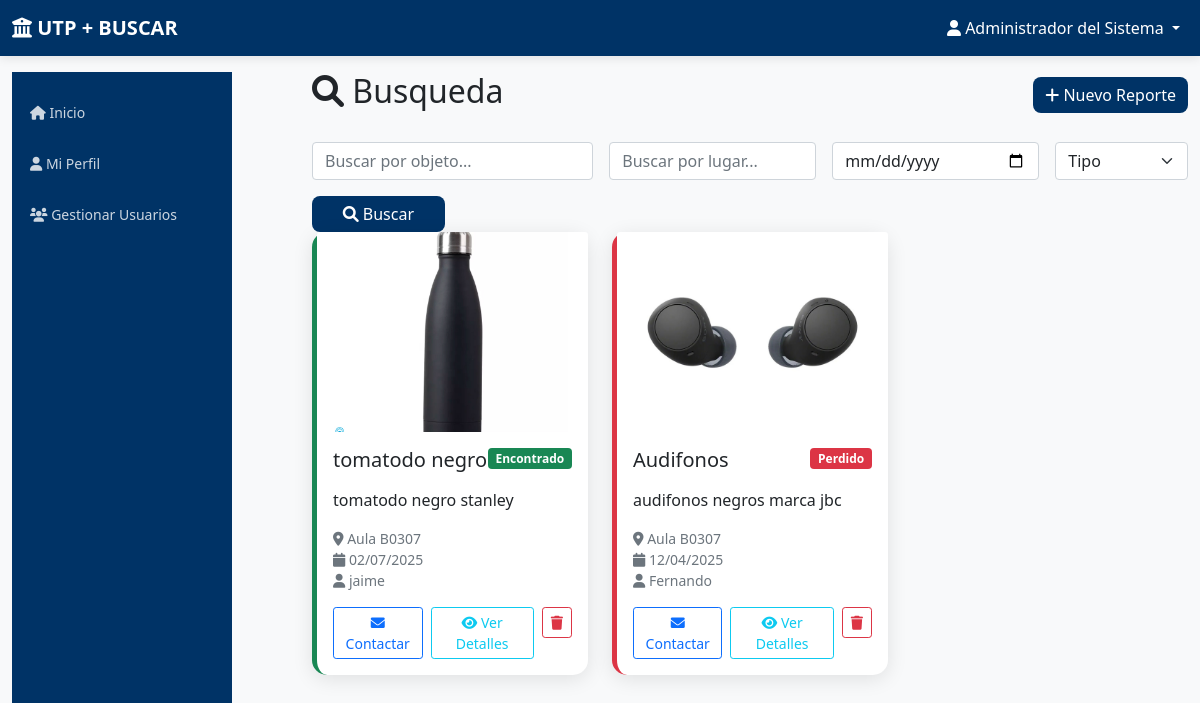
The page /dashboard (signed in) on the database its author committed.
### app.py (models this page shows)
class Report(db.Model):
    id = db.Column(db.Integer, primary_key=True)
    type = db.Column(db.String(20), nullable=False)  # 'lost' or 'found'
    object_name = db.Column(db.String(100), nullable=False)
    description = db.Column(db.Text, nullable=False)
    location = db.Column(db.String(100), nullable=False)
    date_occurred = db.Column(db.Date, nullable=False)
    reporter_name = db.Column(db.String(100), nullable=False)
    contact_info = db.Column(db.String(150), nullable=False)
    image_filename = db.Column(db.String(100))
    status = db.Column(db.String(20), default='active')  # 'active', 'resolved', 'deleted'
    user_id = db.Column(db.Integer, db.ForeignKey('user.id'), nullable=False)
    created_at = db.Column(db.DateTime, default=datetime.utcnow)

### app.py (the view)
@app.route('/dashboard', methods=['GET', 'POST'])
def dashboard():
    if 'user_id' not in session:
        return redirect(url_for('login'))
    if request.method == 'POST':
        pass  # o algún return redirect(url_for(...))
    search_object = request.args.get('object', '')
    search_location = request.args.get('location', '')
    search_date = request.args.get('date', '')
    search_type = request.args.get('type', '')
    search_status = request.args.get('status', '')  # NUEVO: filtro de status
    query = Report.query
    if search_object:
        query = query.filter(Report.object_name.contains(search_object))
    if search_location:
        query = query.filter(Report.location.contains(search_location))
    if search_date:
        query = query.filter(Report.date_occurred == search_date)
    if search_type:
        query = query.filter(Report.type == search_type)
    if search_status:  # Solo filtrar por status si se especifica
        query = query.filter(Report.status == search_status)
    reports = query.order_by(Report.created_at.desc()).all()
    return render_template('dashboard.html', reports=reports)

### templates/dashboard.html (shortened to what this page needs)
{% extends "base.html" %}
{% block content %}
<div class="row">
    <div class="col-md-3">
        <div class="sidebar">
            <div class="nav flex-column">
                <a class="nav-link" href="{{ url_for('dashboard') }}">
                    <i class="fas fa-home"></i> Inicio
                </a>
                <a class="nav-link" href="{{ url_for('profile') }}">
                    <i class="fas fa-user"></i> Mi Perfil
                </a>
                {% if session.role == 'admin' %}
                <a class="nav-link" href="{{ url_for('admin_users') }}">
                    <i class="fas fa-users"></i> Gestionar Usuarios
                </a>
                {% endif %}
            </div>
        </div>
    </div>
    <div class="col-md-9">
        <div class="d-flex justify-content-between align-items-center mb-4">
            <h2><i class="fas fa-search"></i> Busqueda </h2>
            <button type="button" class="btn btn-primary" data-bs-toggle="modal" data-bs-target="#newReportModal">
                <i class="fas fa-plus"></i> Nuevo Reporte
            </button>
        </div>
        <div class="search-bar">
            <form method="GET" class="row g-3">
                <div class="col-md-4">
                    <input type="text" class="form-control" name="object" placeholder="Buscar por objeto..." value="{{ request.args.get('object', '') }}">
                </div>
                <div class="col-md-3">
                    <input type="text" class="form-control" name="location" placeholder="Buscar por lugar..." value="{{ request.args.get('location', '') }}">
                </div>
                <div class="col-md-3">
                    <input type="date" class="form-control" name="date" value="{{ request.args.get('date', '') }}">
                </div>
                <div class="col-md-2">
                    <select class="form-select" name="type">
                        <option value="">Tipo</option>
                    </select>
                </div>
                <div class="col-md-2">
                    <button class="btn btn-primary w-100" type="submit">
                        <i class="fas fa-search"></i> Buscar
                    </button>
                </div>
            </form>
        </div>
        <div class="row">
            {% for report in reports %}
<div class="col-md-6 col-lg-4 mb-4">
    <div class="card report-card
        {% if report.status == 'claimed' %}
            border-start border-5 border-success
        {% elif report.status == 'waiting' or report.type == 'found' %}
            border-start border-5 border-warning
        {% else %}
            border-start border-5 border-danger
        {% endif %}
    ">
        {% if report.image_filename %}
            <img src="{{ url_for('static', filename='uploads/' + report.image_filename) }}" class="card-img-top" style="height: 200px; object-fit: cover;">
        {% endif %}
        <div class="card-body">
            <div class="d-flex justify-content-between align-items-start mb-2">
                <h5 class="card-title">{{ report.object_name }}</h5>
<span class="badge
    {% if report.status == 'claimed' %}
        bg-success
    {% elif report.status == 'waiting' or report.type == 'found' %}
        bg-warning
    {% else %}
        bg-danger
    {% endif %}
">
    {% if report.status == 'claimed' %}
        Encontrado
    {% elif report.status == 'waiting' or report.type == 'found' %}
        Encontrado (En Espera)
    {% else %}
        Perdido
    {% endif %}
</span>
            </div>
            <p class="card-text">{{ report.description[:100] }}{% if report.description|length > 100 %}...{% endif %}</p>
            <div class="text-muted small mb-3">
                <i class="fas fa-map-marker-alt"></i> {{ report.location }}<br>
                <i class="fas fa-calendar"></i> {{ report.date_occurred.strftime('%d/%m/%Y') }}<br>
                <i class="fas fa-user"></i> {{ report.reporter_name }}
            </div>
            <div class="d-flex gap-2">
                {% if report.user_id != session['user_id'] %}
                    <a href="mailto:{{ report.contact_info }}" class="btn btn-sm btn-outline-primary">
                        <i class="fas fa-envelope"></i> Contactar
                    </a>
                {% endif %}
                <button class="btn btn-sm btn-outline-info"
                        data-bs-toggle="modal"
                        data-bs-target="#reportDetailModal"
                        onclick="showReportDetail(
                            '{{ report.object_name|escape }}',
                            '{{ report.description|escape }}',
                            '{{ report.location|escape }}',
                            '{{ report.date_occurred.strftime('%d/%m/%Y') }}',
                            '{{ report.reporter_name|escape }}',
                            '{{ report.contact_info|escape }}',
                            '{{ url_for('static', filename='uploads/' + report.image_filename) if report.image_filename else '' }}'
                        )">
                    <i class="fas fa-eye"></i> Ver Detalles
                </button>
{% if session.role == 'admin' %}
    <form method="POST" action="{{ url_for('delete_report', report_id=report.id) }}" style="display: inline;" onsubmit="return confirm('¿Estás seguro de que quieres eliminar este reporte?')">
        <button type="submit" class="btn btn-sm btn-outline-danger">
            <i class="fas fa-trash"></i>
        </button>
    </form>
{% endif %}
            </div>
        </div>
    </div>
</div>
            {% endfor %}
        </div>
    </div>
</div>
{% endblock %}

### templates/base.html (style rules this page uses)
:root { --utp-primary: #003366; --utp-secondary: #003366; --utp-accent: #ff6600; --utp-light: #f8f9fa; --utp-dark: #212529; }
body { font-family: 'Segoe UI', Tahoma, Geneva, Verdana, sans-serif; background-color: var(--utp-light); }
.btn-primary { background: linear-gradient(135deg, var(--utp-secondary), var(--utp-primary)); border: none; border-radius: 8px; transition: all 0.3s ease; }
.card { border: none; border-radius: 15px; box-shadow: 0 4px 20px rgba(0,0,0,0.1); transition: all 0.3s ease; }
.sidebar { background: linear-gradient(135deg, var(--utp-primary), var(--utp-secondary)); min-height: 100vh; height: auto; padding: 15px 0; width: 220px; }
.row { display: flex; align-items: stretch; }
@media (min-width: 768px) { .sidebar { position: sticky; top: 0; height: 100vh; overflow-y: auto; } }
.sidebar .nav-link { color: rgba(255,255,255,0.8); padding: 10px 18px; margin: 5px 0; border-radius: 0 25px 25px 0; transition: all 0.3s ease; font-size: 14px; }
.card-img-top { max-height: 300px; object-fit: cover; }

### rows shown on the page
Report: image_filename (picture), object_name "tomatodo negro", status "Encontrado", description "tomatodo negro stanley", location "Aula B0307", date_occurred "02/07/2025", reporter_name "jaime"
Report: image_filename (picture), object_name "Audifonos", status "Perdido", description "audifonos negros marca jbc", location "Aula B0307", date_occurred "12/04/2025", reporter_name "Fernando"

### other values the page prints
{{ session.full_name }} "Administrador del Sistema"
